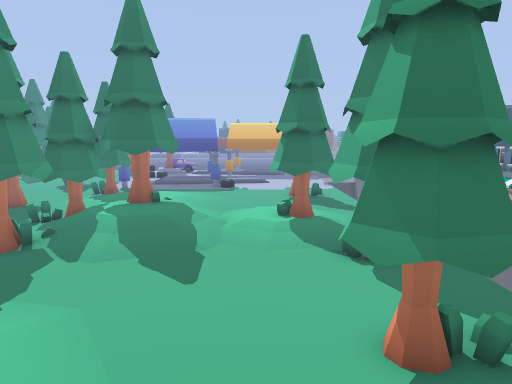
[1] (above)

20 first-person views from a walk through a 3-D level made in the Godot game engine. The camera is 1.4 m above the floor, tilts 8° down and sees 70° across. The floor is counted in squares, 0.5 m on a side. Each view is taken from the middle of a square. On the plan, view 1 faces up. The plan holds only what a view shows up to about 20 squares ahead; the rest is blank. The place goes on beyond the plan.

[2]
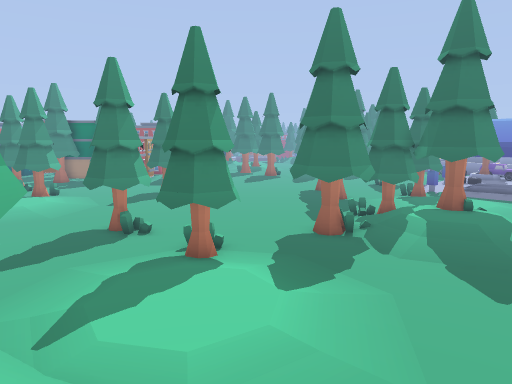

[3]
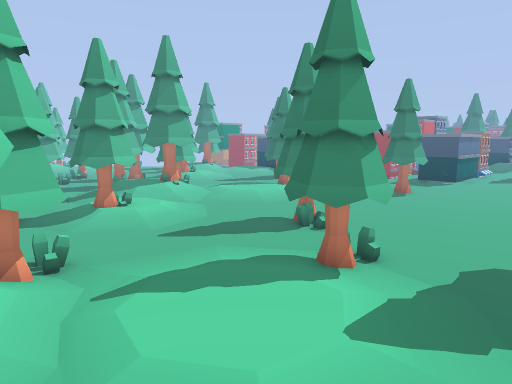

[4]
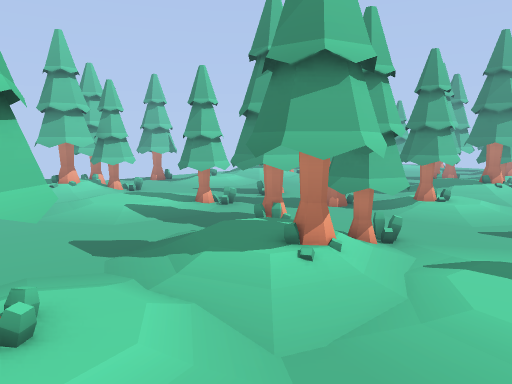

[5]
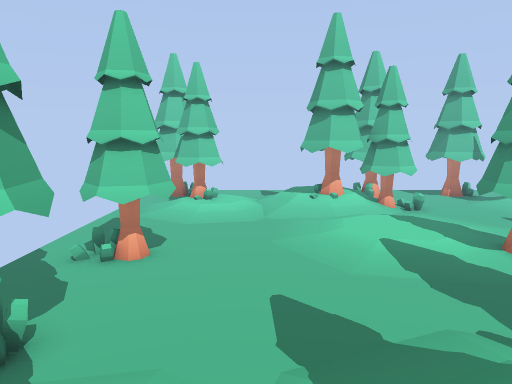

[6]
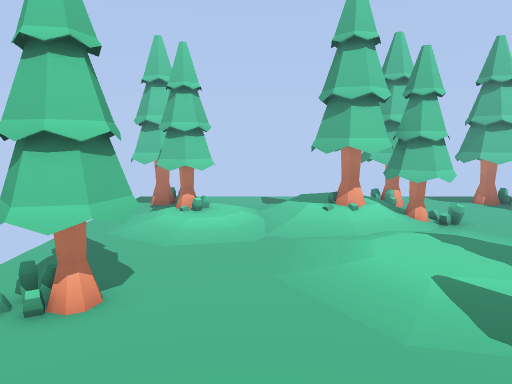

[7]
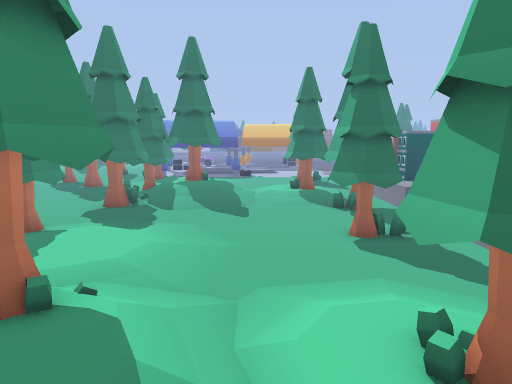

[8]
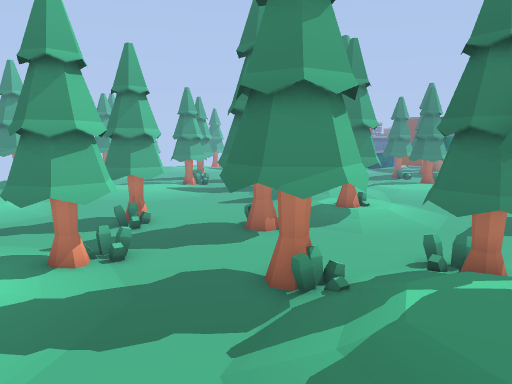

[9]
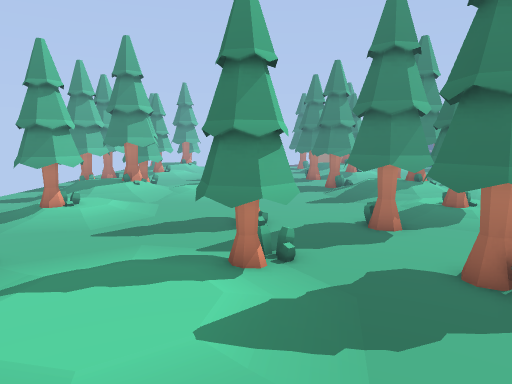

[10]
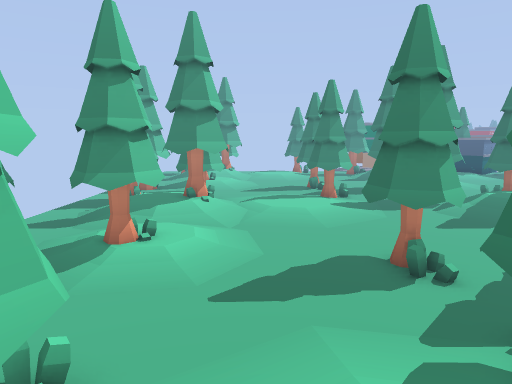

[11]
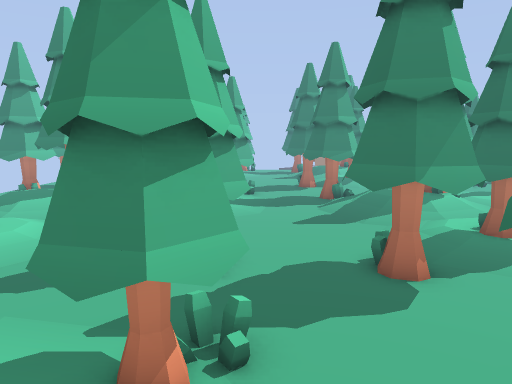

[12]
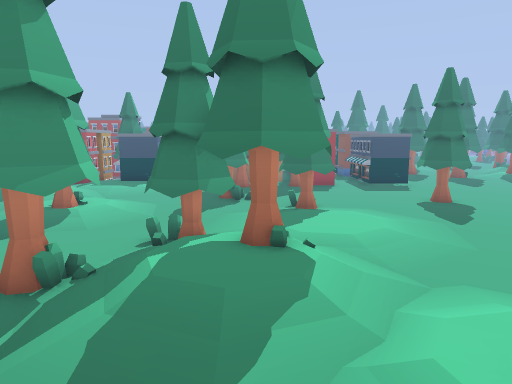

[13]
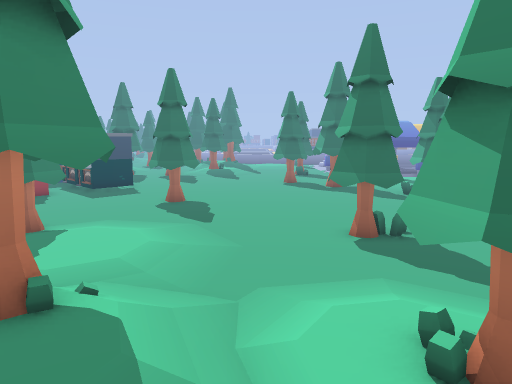

[14]
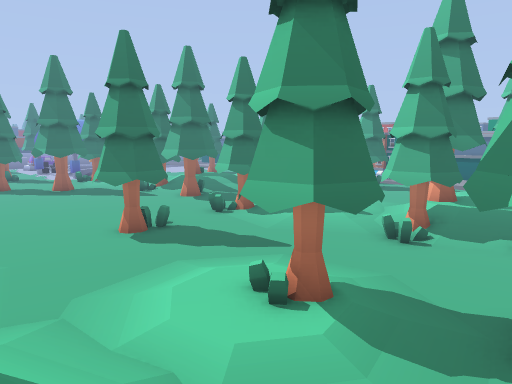

[15]
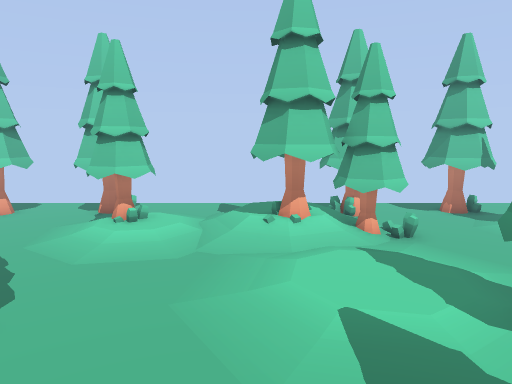

[16]
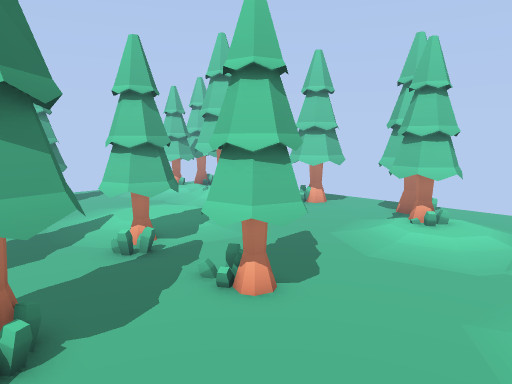

[17]
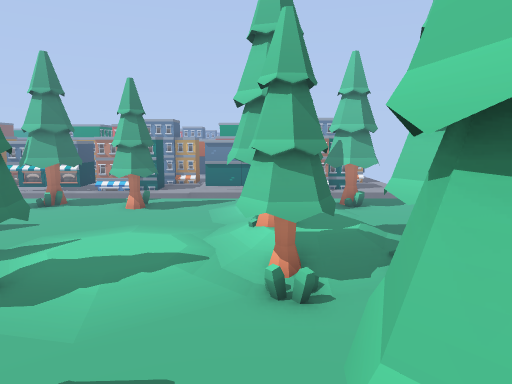

[18]
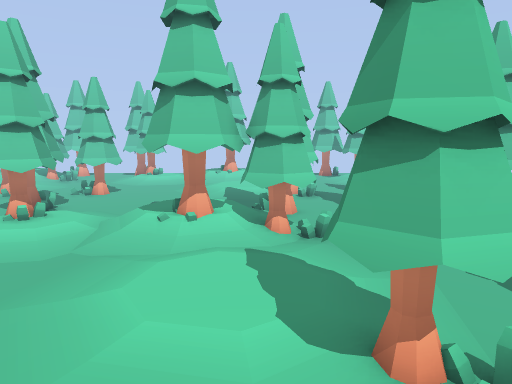

[19]
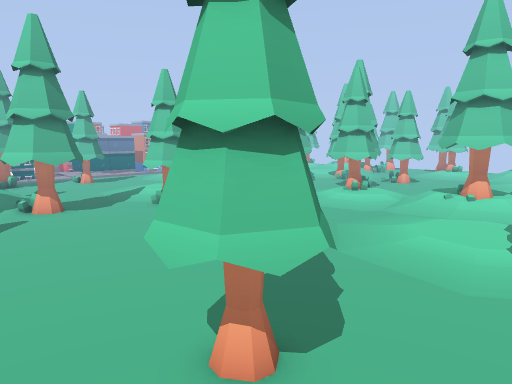

[20]
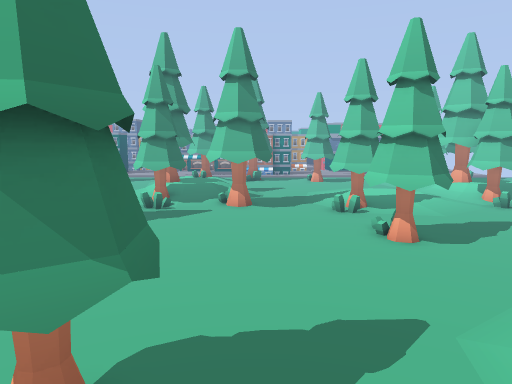

### Floor plan
Key: @ floor where view 1 was taken; # wall or solid block; x gap in a wall; . main floor; : floor 0.25 m higher than the main floor; / step, stairs or slope; = window, fence, low wall or low ledge; T thing the floor can be seen under or through.
Columns run from 23 left of view 1 to 4 right of it. Each row starts with its distance up from view 1.
 14 .. ............=#  ##...
 13 ...............######/.=##
 12 ..=##...........####:/..###
 11 ..###..........###:::...=##
 10 ..###..........###///....##
  9 ...............###.......##
  8 .........................###
  7 ............................
  6 ##........##...##........# .
  5 ##.......###..###.......###.
  4 ##.......###..###.......###.
  3 ............................
  2 ............................
  1 ............................
  0 ...TT.............##...@....
 -1 =TTTT#....=....=TTTTT....=.
 -2 #TTTT#/..TT=...TTTTTT/.=##
 -3 .TTTT:/..TTT....TTTT:/..#
 -4 TTT:::/..=TT...TTT:::...=#
 -5  TT///....TTTT.TTT///....##
 -6  TT.......TTTT.TTT.......##
 -7 ..........TTT............##
 -8 ............................
 -9 ##........##...##........##.
-10 ##.......###..###.......###.
-11 ##.......###..###.......## .
-12 ............................
-13 ............................
-14 ............................
-15 ...##.............##........
-16 =#####....=....=#####....=..
-17 ######/..TT=...######/.=##=.
-18 .####:/..TTT....##  :/..## .
-19  ##:::/.. TT...###  :..    .
-20  ## //....TTT .###    ..  ##
-21   #.......####.###   .... #
-22  x........   ...x    ....

Positions as (right, up) in squares from view 1, and headings:
1: (0, 0), facing up
2: (0, -1), facing up-left
3: (0, 3), facing left
4: (2, 3), facing down-left
5: (-1, -1), facing down
6: (-1, -4), facing down
7: (-1, -6), facing up
8: (0, -6), facing left
9: (0, -10), facing left
10: (-4, -14), facing left
11: (-4, -9), facing left
12: (-14, -7), facing up-left
13: (-16, -6), facing up
14: (-18, -6), facing up-right
15: (-18, -5), facing down
16: (-18, -5), facing down-right
17: (-15, -1), facing right
18: (-21, 9), facing down
19: (-23, 14), facing down-right
20: (-23, 9), facing right
